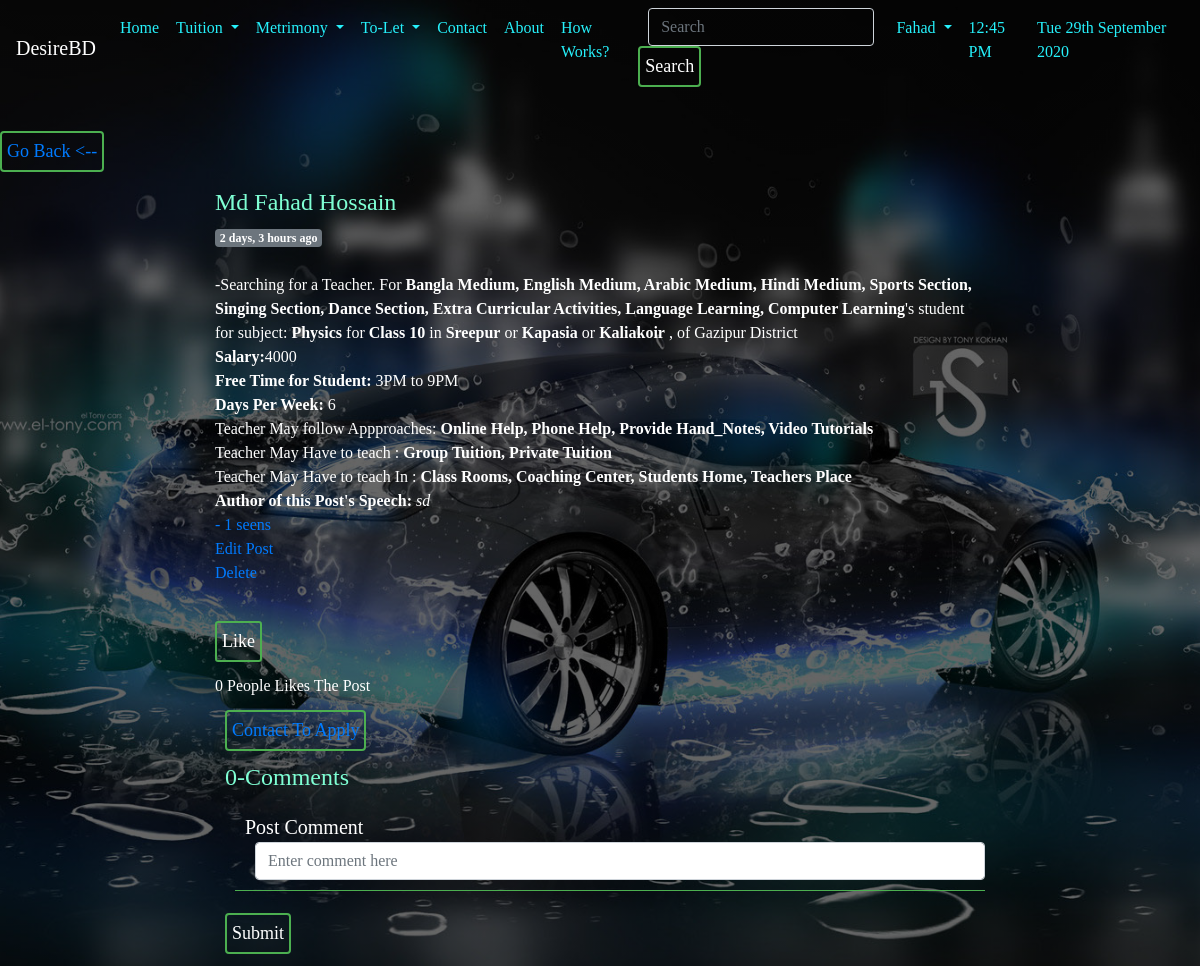
The page /posts/post/1/ (signed in) on the database its author committed.
### posts/models.py (models this page shows, shortened)
class TuitionPost(models.Model):
    Choice_Medium = (
        ('Bangla_Medium', 'Bangla Medium'),
        ('English_Medium', 'English Medium'),
        ('Arabic_Medium', 'Arabic Medium'),
        ('Hindi_Medium', 'Hindi Medium'),
        ('Sports_Section', 'Sports Section'),
        ('Singing_Section', 'Singing Section'),
        ('Dance_Section', 'Dance Section'),
        ('Extra Curricular Activities', 'Extra Curricular Activities'),
        ('Language Learning', 'Language Learning'),
        ('Computer Learning', 'Computer Learning'),
    )
    Choice_Approach = (
        ('Online_Help', 'Online Help'),
        ('Phone_Help', 'Phone Help'),
        ('Provide_Hand_Notes', 'Provide Hand_Notes'),
        ('Video_Tutorials', 'Video Tutorials'),
    )
    Choice_style = (
        ('Group_Tuition', 'Group Tuition'),
        ('Private_Tuition', 'Private Tuition'),
    )
    Choice_Place = (
        ('Class_Rooms', 'Class Rooms'),
        ('Coaching_Center', 'Coaching Center'),
        ('Students Home', 'Students Home'),
        ('Teachers Place', 'Teachers Place'),
    )
    district = models.ForeignKey(District, on_delete=models.SET_NULL, null=True, related_name='district_set')
    preferedPlace = models.ManyToManyField(SubDistrict, related_name='place_set')
    style = MultiSelectField(choices=Choice_style, max_choices=4, max_length=100)
    place = MultiSelectField(choices=Choice_Place, max_choices=4, max_length=100)
    approach = MultiSelectField(choices=Choice_Approach,max_choices=4, max_length=100)
    medium = MultiSelectField(choices=Choice_Medium,max_choices=10, max_length=200)
    sno = models.AutoField(primary_key=True)
    subject = models.ManyToManyField(Subject, related_name='subject_set')
    class_in = models.ManyToManyField(Classes, related_name='classes_set')
    salary = models.CharField(max_length=100)
    days=models.CharField(max_length=100)
    time_available = models.CharField(max_length=200)
    content = models.TextField()
    author = models.ForeignKey(User, on_delete=models.CASCADE)
    views = models.ManyToManyField(User, related_name='post_view')
    likes = models.ManyToManyField(User,related_name='tuition_post')
    timeStamp = models.DateTimeField(default=now)
    def total_likes(self):
        return self.likes.count()
    def total_views(self):
        return self.views.count()

### person/models.py (models this page shows, shortened)
class Subject(models.Model):
    name=models.CharField(max_length=150)
    def __str__(self):
        return self.name
    class Meta:
        ordering = ['name']

class Classes(models.Model):
    name=models.CharField(max_length=150)
    def __str__(self):
        return self.name
    class Meta:
        ordering = ['name']

class SubDistrict(models.Model):
    name = models.CharField(max_length=400)
    district = models.ForeignKey(District, on_delete=models.CASCADE, related_name='subdistrict')
    def __str__(self):
        return self.name

class District(models.Model):
    name = models.CharField(max_length=150)
    def __str__(self):
        return self.name
    class Meta:
        ordering = ['name']

### posts/views.py (the view)
# urls.py: path('post/<int:sno>/', views.blogPost, name='blogPost'),
def blogPost(request, sno):
    post = TuitionPost.objects.filter(sno=sno).first()
    post.views.add(request.user)
    liked = False
    if post.likes.filter(id=request.user.id).exists():
        liked = True
    like = post.total_likes()
    view = post.total_views()
    comments = BlogComment.objects.filter(tuitionpost=post, parent=None)
    replies = BlogComment.objects.filter(tuitionpost=post).exclude(parent=None)
    replyDict = {}
    userp = UserProfile.objects.filter(user=request.user)
    for reply in replies:
        if reply.parent.sno not in replyDict.keys():
            replyDict[reply.parent.sno] = [reply]
        else:
            replyDict[reply.parent.sno].append(reply)
    subject=post.subject.all()
    class_in=post.class_in.all()
    preferedPlace = post.preferedPlace.all()
    context = {
        'post': post,
        'comments': comments,
        'replyDict': replyDict,
        'userp': userp,
        'like': like,
        'liked': liked,
        'view': view,
        'subject': subject,
        'class_in': class_in,
        'preferedPlace':preferedPlace
    }
    return render(request, 'posts/blogpost.html', context)

### templates/posts/blogpost.html (shortened to what this page needs)
{% extends 'basic.html' %}
{% load humanize %}
{% load extras %}
{% block body %}
<button class="btn btn-primary"><a href="/posts/viewpost/">Go Back <--</a></button>
<div class="container-fluid">
    <div class="row mt-1">
        <div class="col-md-8 offset-md-2 blog-main">
            <div class="blog-post">
                <div>
                    <a href="/profile/otherprofile/{{post.author.username}}">
                        <h4>{{post.author.first_name}} {{post.author.last_name}}</h4>
                    </a>
                    <span class="badge badge-secondary">
                        {{post.timeStamp|naturaltime}}</span>
                </div>
                <br> -Searching for a Teacher.
                For <b>{{post.medium}}</b>'s student for subject:
                <b>
                    {% for sub in subject %}
                    {{sub}}
                    {% endfor %}
                </b>
                for <b>
                    {% for cls in class_in %}
                    {{cls}}
                    {% endfor %}
                </b>
                in
                {% for place in preferedPlace %}
                <b>
                    {{place}}</b>
                {% if not forloop.last %}
                or
                {% endif %}
                {% endfor %}, of {{post.district}} District
                <br>
                <b>Salary:</b>{{post.salary}}
                <br><b>Free Time for Student:</b> {{post.time_available}}<b>
                    <br> Days Per Week:</b> {{post.days}}<br>
                Teacher May follow Appproaches: <b>{{post.approach}}</b><br>
                Teacher May Have to teach : <b>{{post.style}}</b><br>
                Teacher May Have to teach In : <b>{{post.place}}</b><br>
                <b>Author of this Post's Speech:</b>
                <i>
                    {{post.content}}
                </i>
                <br>
                <a href="#"><span>- {{view}} seens</span></a>
                {% if user == post.author %}
                <div>
                    <a href="{% url 'posts:editpost' pk=post.sno %} ">Edit Post</a>
                    <div id="btnOne"><a href="#" onClick="javascript:addBtn();">Delete</a> </div>
                </div>
                {% endif %}
                <br>
                <form action="/posts/likepost/{{post.sno}}/" method="post">
                    {% if liked %}
                    <button type="submit" name="like_post" value="{{post.sno}}"
                        class="btn  btn-primary btn-sm">UnLike</button>
                    {% else %}
                    <button type="submit" name="like_post" value="{{post.sno}}"
                        class="btn  btn-primary btn-sm">Like</button>
                    {% endif %}
                </form>
                {{like}} People Likes The Post
            </div>
        </div>
    </div>
</div>
<div class="container-fluid">
<div class="col-md-8 offset-md-2">
    {% if user.is_authenticated %}
    <button class=" btn "><a href="/posts/authorcontact/{{post.sno}}/"> Contact To Apply</a></button>
    <h4>{{comments.count}}-Comments</h4>
    <form action="/posts/postcomment/" method="post">{% csrf_token %}
        <div class="form-group">
            <lebel for="exampleInputEmail"> Post Comment</lebel>
            <input type="text " class="form-control" name="comment" placeholder="Enter comment here">
        </div>
        <button type="submit" class="btn btn-primary" value="submit">Submit</button>
    </form>
    {% else %}
    <p>
    <h3><b>Please login to add comments to this blogpost. </b></h3>
    </p>
    {% endif %}
</div>
</div>
{% endblock %}

### templates/basic.html (shortened to what this page needs)
<!doctype html>
<html lang="en">
<head>
  <link rel="stylesheet" href="https://stackpath.bootstrapcdn.com/bootstrap/4.2.1/css/bootstrap.min.css"
>
  {% load notifications_tags %}
  {% load static %}
  <link href="{% static 'css/style.css'  %}" rel='stylesheet'>
</head>
<body style="background:  linear-gradient(rgba(0,0,0,0.6), rgba(0,0,0,0.6)),url('/static/images/background2.jpg');
background-size: cover;
      background-attachment: fixed;
      background-position: top;">
  <nav class="navbar navbar-expand-lg navbar-light " style="background:none; color:white; text-color:white;">
    <a class="navbar-brand" style=" color:white; text-color:white;" href="/profile/">DesireBD</a>
    <div class="collapse navbar-collapse" id="navbarSupportedContent">
      <ul class="navbar-nav mr-auto">
        <li class="nav-item {% block blogactive %}
      {% endblock blogactive %} ">
          <a class="nav-link" href="/profile/">Home</a>
        </li>
        <li class="nav-item dropdown">
          <a class="nav-link dropdown-toggle" href="#" id="navbarDropdown" role="button" data-toggle="dropdown"
            aria-haspopup="true" aria-expanded="false">
            Tuition
          </a>
        </li>
        <li class="nav-item dropdown">
          <a class="nav-link dropdown-toggle" href="#" id="navbarDropdown" role="button" data-toggle="dropdown"
            aria-haspopup="true" aria-expanded="false">
            Metrimony
          </a>
        </li>
        <li class="nav-item dropdown">
          <a class="nav-link dropdown-toggle" href="#" id="navbarDropdown" role="button" data-toggle="dropdown"
            aria-haspopup="true" aria-expanded="false">
            To-Let
          </a>
        </li>
        <li class="nav-item  {% block contactactive %}
      {% endblock contactactive %}">
          <a class="nav-link" href="/profile/contact/">Contact</a>
        </li>
        <li class="nav-item  {% block aboutactive %}
      {% endblock aboutactive %}">
          <a class="nav-link" href="/profile/about_us/">About</a>
        </li>
        <li class="nav-item  {% block work %}
      {% endblock work %}">
          <a href="/works/" class="nav-link">How Works?</a>
        </li>
        {% if user.is_authenticated %}
        <ul class="navbar-nav">
          <form method="post" action="/posts/search/" class="form-inline my-2 my-lg-0">
            <li>
              <input class="form-control mr-sm-2 " style="background:none;color:white;" type="search"
                placeholder="Search" aria-label="Search" name="q" id="q"></li>
            <li>
              <button class="btn btn-outline-dark my-2 my-sm-0" type="submit">Search</button></li>
          </form>
          <li class="nav-item dropdown">
            <a class="nav-link dropdown-toggle" href="#" id="navbarDropdown" role="button" data-toggle="dropdown"
              aria-haspopup="true" aria-expanded="false">
              {{request.user}}
            </a>
          </li>
        </ul>
        {% endif %}
        <li class="nav-item">
          <a class="nav-link" href="">{% now "h:i A" as current_time %}
            {{ current_time|center:"150"  }}</a>
        </li>
        <li class="nav-item">
          <a class="nav-link" href="">{% now "D jS F Y" %}</a>
        </li>
      </ul>
    </div>
  </nav>
  <br>
  {% block body %}
  {% endblock  %}
</body>
</html>

### static/css/style.css (style rules this page uses)
body { margin: 0; padding: 0; font-family: sens-serif; height: 100vh; }
.navbar .navbar-nav .nav-item .nav-link:link, .navbar .navbar-nav .nav-item .nav-link:visited { color: #26f1fb; margin-right: 1px; }
* { padding: 0; margin: 0; border-radius: border-box; }
.container-fluid { text-align: left; transform: translate (-50%, -50%); color: white; }
.container b, .container-fluid b { color: white; }
.form-group { width: 100%; overflow: hidden; font-size: 20px; padding: 8px 0; margin: 8px 0; border-bottom: 1px solid #4caf50; color: white; background: none; margin-bottom: 1rem; margin: 10px; padding: 10px; }
input { width: 100%; border: none; outline: none; background: none; color: white; float: left; margin: 0 10px; font-size: 18px; }
.btn { width: auto; background: none; border: 2px solid #4caf50; color: white; padding: 5px; font-size: 18px; cursor: pointer; margin: 12px 0; }
.col-md-6 p, b { background: none; color: white; }
.col-md-6, .col-md-7, .col-md-8, .col-md-9, .col-md-10 { background: none; color: white; }
.col-md-6 h1, h2, h3, h4, h5, h6 { background: none; color: aquamarine; }

### rows shown on the page
TuitionPost: author.first_name "Md Fahad", author.last_name "Hossain", timeStamp "2 days, 3 hours ago", medium "Bangla Medium, English Medium, Arabic Medium, Hindi Medium, Sports Section, Singing Section, Dance Section, Extra Curricular Activities, Language Learning, Computer Learning", district "Gazipur", salary "4000", time_available "3PM to 9PM", days "6", approach "Online Help, Phone Help, Provide Hand_Notes, Video Tutorials", style "Group Tuition, Private Tuition", place "Class Rooms, Coaching Center, Students Home, Teachers Place", content "sd"
Subject: name "Physics"
Classes: name "Class 10"
SubDistrict: name "Sreepur", shows "or"
SubDistrict: name "Kapasia", shows "or"
SubDistrict: name "Kaliakoir"

### other values the page prints
{{ request.user }} "Fahad"
{{ current_time|center:"150" }} "12:45 PM"
{{ view }} "1"
{{ like }} "0"
{{ comments.count }} "0"
